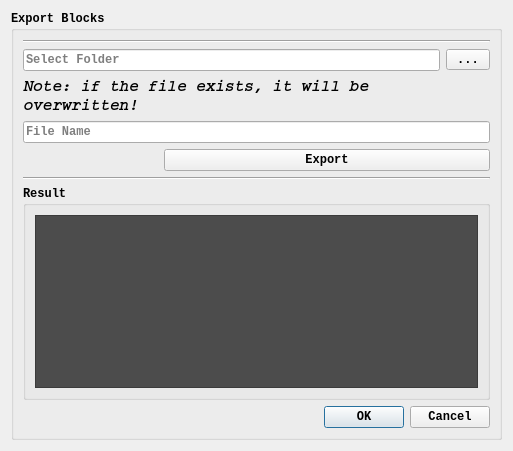
<?xml version="1.0" encoding="UTF-8"?>
<ui version="4.0">
 <class>ExportBlocksDialog</class>
 <widget class="QDialog" name="ExportBlocksDialog">
  <property name="geometry">
   <rect>
    <x>0</x>
    <y>0</y>
    <width>513</width>
    <height>451</height>
   </rect>
  </property>
  <property name="sizePolicy">
   <sizepolicy hsizetype="Preferred" vsizetype="Preferred">
    <horstretch>0</horstretch>
    <verstretch>0</verstretch>
   </sizepolicy>
  </property>
  <property name="minimumSize">
   <size>
    <width>0</width>
    <height>0</height>
   </size>
  </property>
  <property name="maximumSize">
   <size>
    <width>1000</width>
    <height>800</height>
   </size>
  </property>
  <property name="windowTitle">
   <string>Export Blocks Dialog</string>
  </property>
  <layout class="QGridLayout" name="gridLayout_3">
   <item row="0" column="0">
    <widget class="QGroupBox" name="groupBox">
     <property name="font">
      <font>
       <family>Courier New</family>
       <weight>75</weight>
       <bold>true</bold>
      </font>
     </property>
     <property name="title">
      <string>Export Blocks</string>
     </property>
     <layout class="QGridLayout" name="gridLayout_2">
      <item row="0" column="0">
       <layout class="QGridLayout" name="gridLayout_12">
        <item row="3" column="0" colspan="4">
         <widget class="QLineEdit" name="fileNameLineEdit">
          <property name="placeholderText">
           <string>File Name</string>
          </property>
         </widget>
        </item>
        <item row="0" column="0" colspan="4">
         <widget class="Line" name="line">
          <property name="orientation">
           <enum>Qt::Horizontal</enum>
          </property>
         </widget>
        </item>
        <item row="9" column="1">
         <spacer name="verticalSpacer">
          <property name="orientation">
           <enum>Qt::Vertical</enum>
          </property>
          <property name="sizeHint" stdset="0">
           <size>
            <width>20</width>
            <height>10</height>
           </size>
          </property>
         </spacer>
        </item>
        <item row="5" column="0" colspan="4">
         <widget class="Line" name="line_2">
          <property name="orientation">
           <enum>Qt::Horizontal</enum>
          </property>
         </widget>
        </item>
        <item row="4" column="1" colspan="3">
         <widget class="QPushButton" name="exportBlocksButton">
          <property name="text">
           <string>Export</string>
          </property>
         </widget>
        </item>
        <item row="6" column="0" colspan="4">
         <widget class="QGroupBox" name="groupBox_2">
          <property name="title">
           <string>Result</string>
          </property>
          <layout class="QGridLayout" name="gridLayout">
           <item row="0" column="0">
            <widget class="QTextEdit" name="messageTextEdit">
             <property name="autoFillBackground">
              <bool>true</bool>
             </property>
             <property name="styleSheet">
              <string notr="true">background: rgb(76, 76, 76)</string>
             </property>
            </widget>
           </item>
          </layout>
         </widget>
        </item>
        <item row="1" column="3">
         <widget class="QToolButton" name="selectFolderToolButton">
          <property name="text">
           <string>...</string>
          </property>
         </widget>
        </item>
        <item row="1" column="0" colspan="3">
         <widget class="QLineEdit" name="folderNameLineEdit">
          <property name="placeholderText">
           <string>Select Folder</string>
          </property>
         </widget>
        </item>
        <item row="2" column="0" colspan="4">
         <widget class="QLabel" name="label">
          <property name="font">
           <font>
            <family>Courier</family>
            <pointsize>12</pointsize>
            <italic>true</italic>
           </font>
          </property>
          <property name="text">
           <string>Note: if the file exists, it will be overwritten!</string>
          </property>
          <property name="wordWrap">
           <bool>true</bool>
          </property>
         </widget>
        </item>
        <item row="7" column="0" colspan="4">
         <widget class="QDialogButtonBox" name="buttonBox">
          <property name="orientation">
           <enum>Qt::Horizontal</enum>
          </property>
          <property name="standardButtons">
           <set>QDialogButtonBox::Cancel|QDialogButtonBox::Ok</set>
          </property>
         </widget>
        </item>
       </layout>
      </item>
     </layout>
    </widget>
   </item>
  </layout>
 </widget>
 <resources/>
 <connections>
  <connection>
   <sender>buttonBox</sender>
   <signal>accepted()</signal>
   <receiver>ExportBlocksDialog</receiver>
   <slot>accept()</slot>
   <hints>
    <hint type="sourcelabel">
     <x>248</x>
     <y>254</y>
    </hint>
    <hint type="destinationlabel">
     <x>157</x>
     <y>274</y>
    </hint>
   </hints>
  </connection>
  <connection>
   <sender>buttonBox</sender>
   <signal>rejected()</signal>
   <receiver>ExportBlocksDialog</receiver>
   <slot>reject()</slot>
   <hints>
    <hint type="sourcelabel">
     <x>316</x>
     <y>260</y>
    </hint>
    <hint type="destinationlabel">
     <x>286</x>
     <y>274</y>
    </hint>
   </hints>
  </connection>
 </connections>
</ui>
